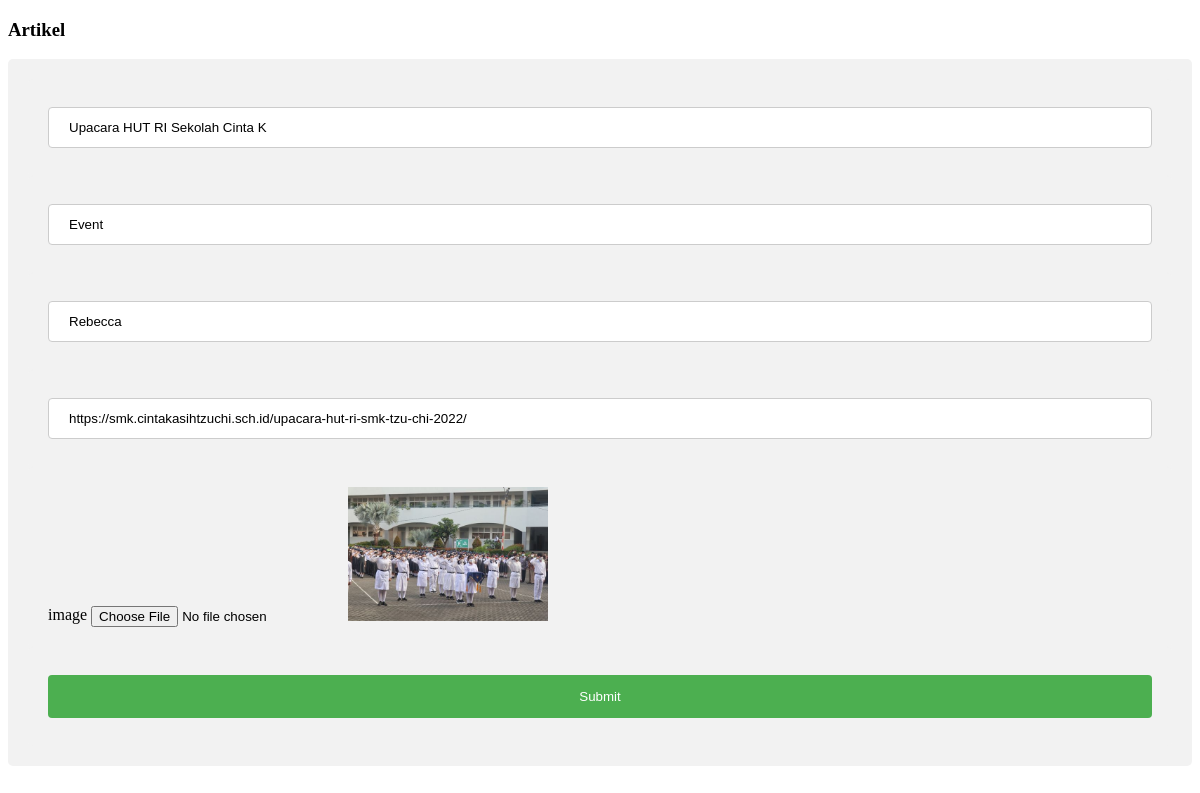
The page /bersamabangunosis/admin/editnews.php?id=1 (signed in) on the database its author committed.
### tables this page shows
CREATE TABLE `artikel` (
  `id` int(11) NOT NULL,
  `title` varchar(65) NOT NULL,
  `tag` varchar(50) NOT NULL,
  `author` varchar(50) NOT NULL,
  `link` varchar(100) NOT NULL,
  `image` varchar(100) NOT NULL
);

### bersamabangunosis/admin/functions.php (called while the page is built, shortened)
<?php
$conn = mysqli_connect("localhost","root","","oska");
function query($query){
    global $conn;
    $result = mysqli_query($conn,$query);
    $rows=[];
    while ($row= mysqli_fetch_assoc($result)){
        $rows[]=$row;
    }
    return $rows;
}
?>

### bersamabangunosis/admin/editnews.php (the view, shortened to what this page needs)
<?php
    require 'functions.php';
    $id=$_GET["id"];
    $datas= query("SELECT * FROM artikel WHERE id =$id")[0];
?>
<!doctype html>
<html lang="en">
  <head>
  </head>
  <body>
    <h3>Artikel</h3>
               <form id="program" action="" method="post" enctype="multipart/form-data">
               <div>
                  <div>
                      <input type="text" name="title" id="title" placeholder="Title" autocomplete="on"value="<?= $datas["title"]; ?>">
                  </div>
                  <div>
                      <input type="text" name="tag" id="tag" placeholder="Tag" autocomplete="on" value="<?= $datas["tag"]; ?>">
                  </div>
                  <div>
                      <input type="text" name="author" id="author" placeholder="Author" autocomplete="on" value="<?= $datas["author"]; ?>">
                  </div>
                  <div>
                      <input type="text" name="link" id="link" placeholder="Link" autocomplete="on" value="<?= $datas["link"]; ?>">
                  </div>
                  <div>
                      <label for="image">image</label>
                      <input type=file oninput="pic.src=window.URL.createObjectURL(this.files[0])" name="image" class="form-control @error('image') is-invalid @enderror"/>
                      <img id="pic" src="images/<?= $datas["image"]; ?>" style="width:200px;height:auto;"/>
                  </div>
                  <div>
                      <input type="submit" name="submit" />
                  </div>
                </div>
              </form>
  </body>
</html>

### bersamabangunosis/admin/editnews.php (style rules this page uses)
input[type=text], textarea, date { width: 100%; padding: 12px 20px; margin: 8px 0; display: inline-block; border: 1px solid #ccc; border-radius: 4px; box-sizing: border-box; }
input[type=submit] { width: 100%; background-color: #4CAF50; color: white; padding: 14px 20px; margin: 8px 0; border: none; border-radius: 4px; cursor: pointer; }
div { border-radius: 5px; background-color: #f2f2f2; padding: 20px; }

### rows shown on the page
artikel: tag "Event", author "Rebecca", link "https://smk.cintakasihtzuchi.sch.id/upacara-hut-ri-smk-tzu-chi-2022/", image (picture)
